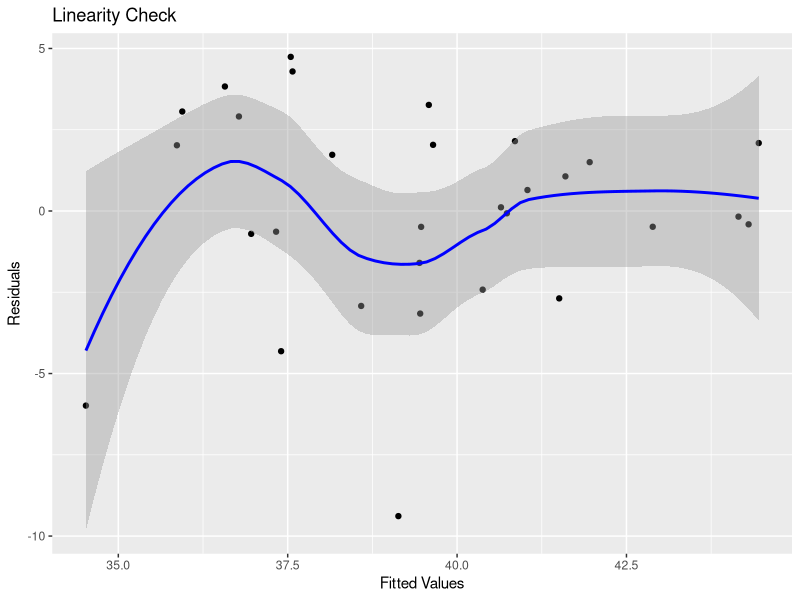

Write the R code that produced this figure.
## ---- chunk 1
summer_data = read.csv("summer_data.csv")
## ---- chunk 2
library(stats)
model = lm(Lst ~ Avg.Temp.C + Min.Temp.C + Max.Temp.C, data = summer_data)
model = stats::step(model)

## ---- chunk 3
summary(model)
## ---- chunk 4
library(ggplot2)
ggplot(summer_data, aes(x = fitted(model), y = residuals(model))) +
  geom_point() +
  geom_smooth(method = "loess", color = "blue") +
  labs(x = "Fitted Values", y = "Residuals") +
  ggtitle("Linearity Check")
